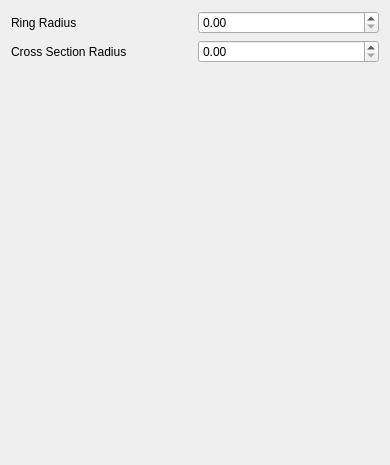
<?xml version="1.0" encoding="UTF-8"?>
<ui version="4.0">
 <class>TorusConfig</class>
 <widget class="QWidget" name="TorusConfig">
  <property name="geometry">
   <rect>
    <x>0</x>
    <y>0</y>
    <width>390</width>
    <height>465</height>
   </rect>
  </property>
  <property name="windowTitle">
   <string>Form</string>
  </property>
  <layout class="QGridLayout" name="gridLayout_2">
   <item row="0" column="0">
    <layout class="QGridLayout" name="gridLayout">
     <item row="2" column="0">
      <spacer name="verticalSpacer">
       <property name="orientation">
        <enum>Qt::Vertical</enum>
       </property>
       <property name="sizeHint" stdset="0">
        <size>
         <width>20</width>
         <height>40</height>
        </size>
       </property>
      </spacer>
     </item>
     <item row="1" column="0">
      <widget class="QLabel" name="label_2">
       <property name="text">
        <string>Cross Section Radius</string>
       </property>
      </widget>
     </item>
     <item row="0" column="0">
      <widget class="QLabel" name="label">
       <property name="text">
        <string>Ring Radius</string>
       </property>
      </widget>
     </item>
     <item row="0" column="1">
      <widget class="QDoubleSpinBox" name="ringRadiusSpinBox">
       <property name="singleStep">
        <double>0.100000000000000</double>
       </property>
      </widget>
     </item>
     <item row="1" column="1">
      <widget class="QDoubleSpinBox" name="crossSectionRadiusSpinBox">
       <property name="singleStep">
        <double>0.100000000000000</double>
       </property>
      </widget>
     </item>
    </layout>
   </item>
  </layout>
 </widget>
 <resources/>
 <connections/>
</ui>
